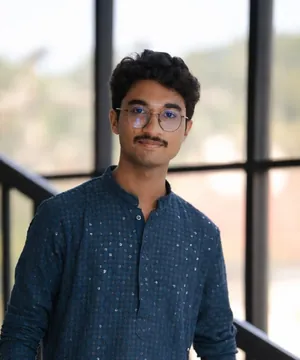
#> input picture img/team/abhiram-j-300.webp, 300 x 360 px, found by its file name; its folder holds only this picture in this run
$ python test_team_crops.py
#> lines starting #> are read from the running program, lines starting #| are printed output that depends on the picture
import os
import cv2
import numpy as np
from PIL import Image, ImageOps

TEAM_DIR = r"D:\mulearn\website\sources\mulearn\Team"
OUT_TEST = r"D:\mulearn\website\mulearn-chn\scripts\team_crops_test"
os.makedirs(OUT_TEST, exist_ok=True)

# Face detector using cv2 DNN or cascade with downscaled image for robustness
cascade_path = cv2.data.haarcascades + 'haarcascade_frontalface_default.xml'
face_cascade = cv2.CascadeClassifier(cascade_path)

def get_crop_box(w, h, fx, fy, fw, fh, target_ratio=3.0/3.6):
    # target_ratio = width / height = 0.8333
    # center around face center
    fc_x = fx + fw / 2.0
    fc_y = fy + fh / 2.0

    # We want the face to occupy roughly 35-45% of the portrait height
    crop_h = fh / 0.40
    crop_w = crop_h * target_ratio

    # If crop exceeds image bounds, adjust
    if crop_w > w:
        crop_w = w
        crop_h = crop_w / target_ratio
    if crop_h > h:
        crop_h = h
        crop_w = crop_h * target_ratio

    x1 = fc_x - crop_w / 2.0
    y1 = fc_y - crop_h * 0.42 # place face slightly above vertical center

    if x1 < 0:
        x1 = 0
    if y1 < 0:
        y1 = 0
    if x1 + crop_w > w:
        x1 = w - crop_w
    if y1 + crop_h > h:
        y1 = h - crop_h

    return int(round(x1)), int(round(y1)), int(round(crop_w)), int(round(crop_h))

results = {}
for f in sorted(os.listdir(TEAM_DIR)):
    if f.endswith(('.jpg', '.png', '.webp')):
        fp = os.path.join(TEAM_DIR, f)
        pil_img = Image.open(fp)
#> pil_img is the input picture: PIL image 300x360 RGB; mean R, G, B 130.8, 130.7, 130.6
        pil_img = ImageOps.exif_transpose(pil_img)
        w, h = pil_img.size
#> w = 300; h = 360

        # Downscale for face detection
        scale = 800.0 / max(w, h) if max(w, h) > 800 else 1.0
#> scale = 1
        small = pil_img.resize((int(w * scale), int(h * scale)), Image.Resampling.LANCZOS)
        cv_img = cv2.cvtColor(np.array(small.convert('RGB')), cv2.COLOR_RGB2GRAY)
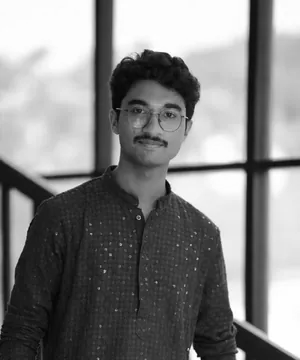
#> cv_img: shape (360, 300); min 2, max 255, mean 130.7

        # If exif rotated
        if '18_Al_Ameen' in f:
            cv_img = cv2.rotate(cv2.imread(fp), cv2.ROTATE_90_CLOCKWISE)
            cv_img = cv2.cvtColor(cv_img, cv2.COLOR_BGR2GRAY)
            if scale != 1.0:
                cv_img = cv2.resize(cv_img, (int(w * scale), int(h * scale)))

        faces = face_cascade.detectMultiScale(cv_img, 1.1, 4, minSize=(30, 30))
#> faces = [[110, 79, 87, 87]]
        if len(faces) > 0:
            # Pick the largest face
            faces = sorted(faces, key=lambda b: b[2] * b[3], reverse=True)
            fx, fy, fw, fh = [int(v / scale) for v in faces[0]]
#> fx = 110; fy = 79; fw = 87; fh = 87
            # check sanity: face center should be within image upper 70%
            if (fy + fh/2) > h * 0.75:
                # fallback
                fx, fy, fw, fh = int(w*0.25), int(h*0.15), int(w*0.5), int(w*0.5)
        else:
            fx, fy, fw, fh = int(w*0.25), int(h*0.15), int(w*0.5), int(w*0.5)

        bx, by, bw, bh = get_crop_box(w, h, fx, fy, fw, fh)
#> in get_crop_box, `fc_x = fx + fw / 2.0`: fc_x = 153.5
#> in get_crop_box, `fc_y = fy + fh / 2.0`: fc_y = 122.5
#> in get_crop_box, `crop_h = fh / 0.40`: crop_h = 217.5
#> in get_crop_box, `crop_w = crop_h * target_ratio`: crop_w = 181.2
#> in get_crop_box, `x1 = fc_x - crop_w / 2.0`: x1 = 62.88
#> in get_crop_box, `y1 = fc_y - crop_h * 0.42`: y1 = 31.15
#> bx = 63; by = 31; bw = 181; bh = 218
        crop = pil_img.crop((bx, by, bx + bw, by + bh))
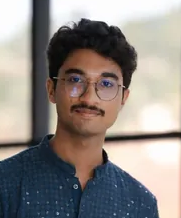
#> crop: PIL image 181x218 RGB; mean R, G, B 142.3, 136, 132.1
        crop_thumb = crop.resize((300, 360), Image.Resampling.LANCZOS)

        out_name = f.split('__')[0] + '.webp'
        crop_thumb.save(os.path.join(OUT_TEST, out_name), 'WEBP', quality=85)
        results[f] = {
            "source_size": [w, h],
            "crop_box": [bx, by, bw, bh],
            "crop_aspect": round(bw / bh, 3)
        }
        print(f"Cropped {f[:25]}: box=({bx}, {by}, {bw}, {bh}) => 300x360")
#| Cropped abhiram-j-300.webp: box=(63, 31, 181, 218) => 300x360

$ run again, on img/team/afsal-s-600.webp
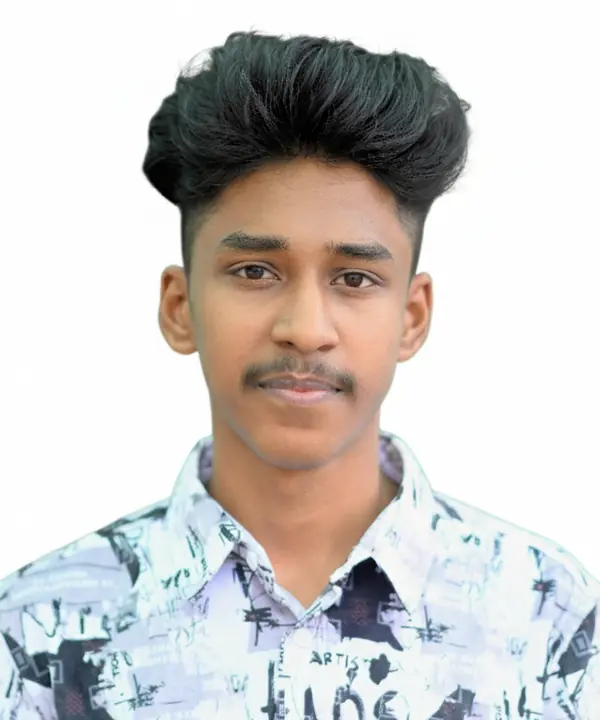
#> input picture img/team/afsal-s-600.webp, 600 x 720 px, found by its file name
#> pil_img is the input picture: PIL image 600x720 RGB; mean R, G, B 205, 201.6, 199.2
#> `cv_img = cv2.cvtColor(np.array(small.convert('RGB')), cv2.COLOR_RGB2GR..`:
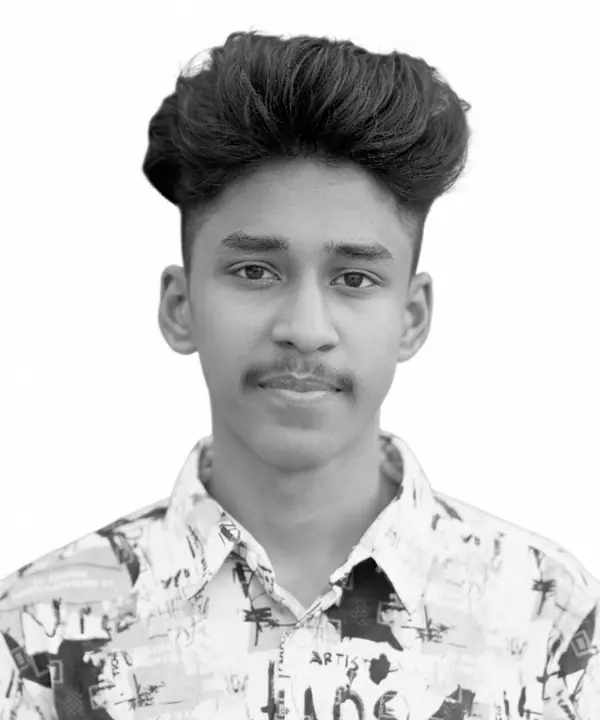
#> cv_img: shape (720, 600); min 0, max 255, mean 202.4
#> faces = [[161, 160, 287, 287]]
#> fx = 161; fy = 160; fw = 287
#> fc_x = 304.5
#> fc_y = 303.5
#> crop_h = 717.5
#> crop_w = 597.9
#> in get_crop_box, `x1 = fc_x - crop_w / 2.0`: x1 = 5.54
#> y1 = 2.15
#> in get_crop_box, `x1 = w - crop_w`: x1 = 2.08
#> bx = 2; bw = 598; bh = 718
#> `crop = pil_img.crop((bx, by, bx + bw, by + bh))`:
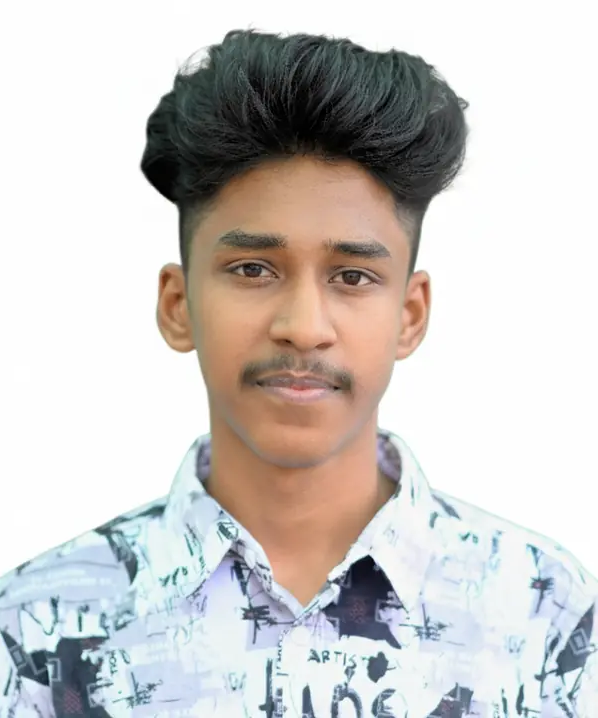
#> crop: PIL image 598x718 RGB; mean R, G, B 204.7, 201.3, 198.9
#| Cropped afsal-s-600.webp: box=(2, 2, 598, 718) => 300x360
